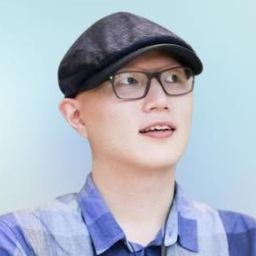
#> input picture papa.jpg, 256 x 256 px
$ python make_icons.py
#> lines starting #> are read from the running program, lines starting #| are printed output that depends on the picture
#!/usr/bin/env python3
"""ホーム画面用アイコンを papa.jpg から書き出す。

papa.jpg を差し替えたときだけ回せばよい。
iOSは apple-touch-icon に自前の角丸マスクをかけるので、透過なしの正方形をそのまま渡す。
"""

import pathlib
from PIL import Image

ROOT = pathlib.Path(__file__).resolve().parent
SRC = ROOT / "papa.jpg"

src = Image.open(SRC).convert("RGB")
#> src is the input picture: PIL image 256x256 RGB; mean R, G, B 175.6, 183.7, 197.3
w, h = src.size
#> w = 256; h = 256
if w != h:  # 念のため中央で正方形に切る
    s = min(w, h)
    src = src.crop(((w - s) // 2, (h - s) // 2, (w + s) // 2, (h + s) // 2))

for size, name in ((512, "icon-512.png"), (192, "icon-192.png"), (180, "apple-touch-icon.png")):
    src.resize((size, size), Image.LANCZOS).save(ROOT / name, optimize=True)
    print("書き出し:", name)
#> this loop made 3 passes
#> pass 2, `src.resize((size, size), Image.LANCZOS).save(ROOT / name, optimize=True)`:
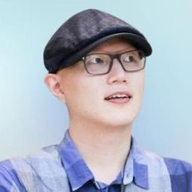
#> saved as icon-192.png: PIL image 192x192 RGB; mean R, G, B 175.6, 183.7, 197.3
